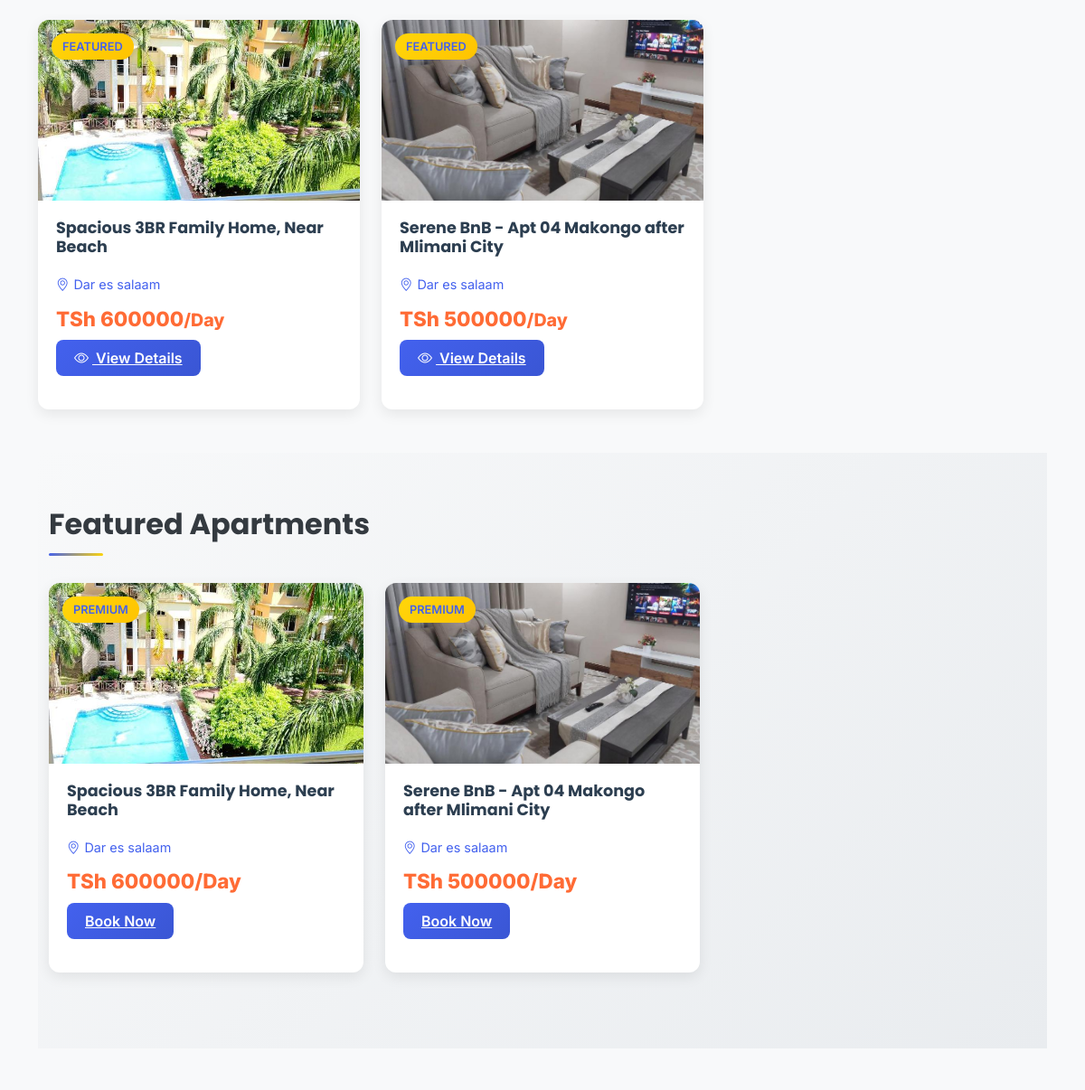
Before: /apartments/ (middle part) with the older database file.
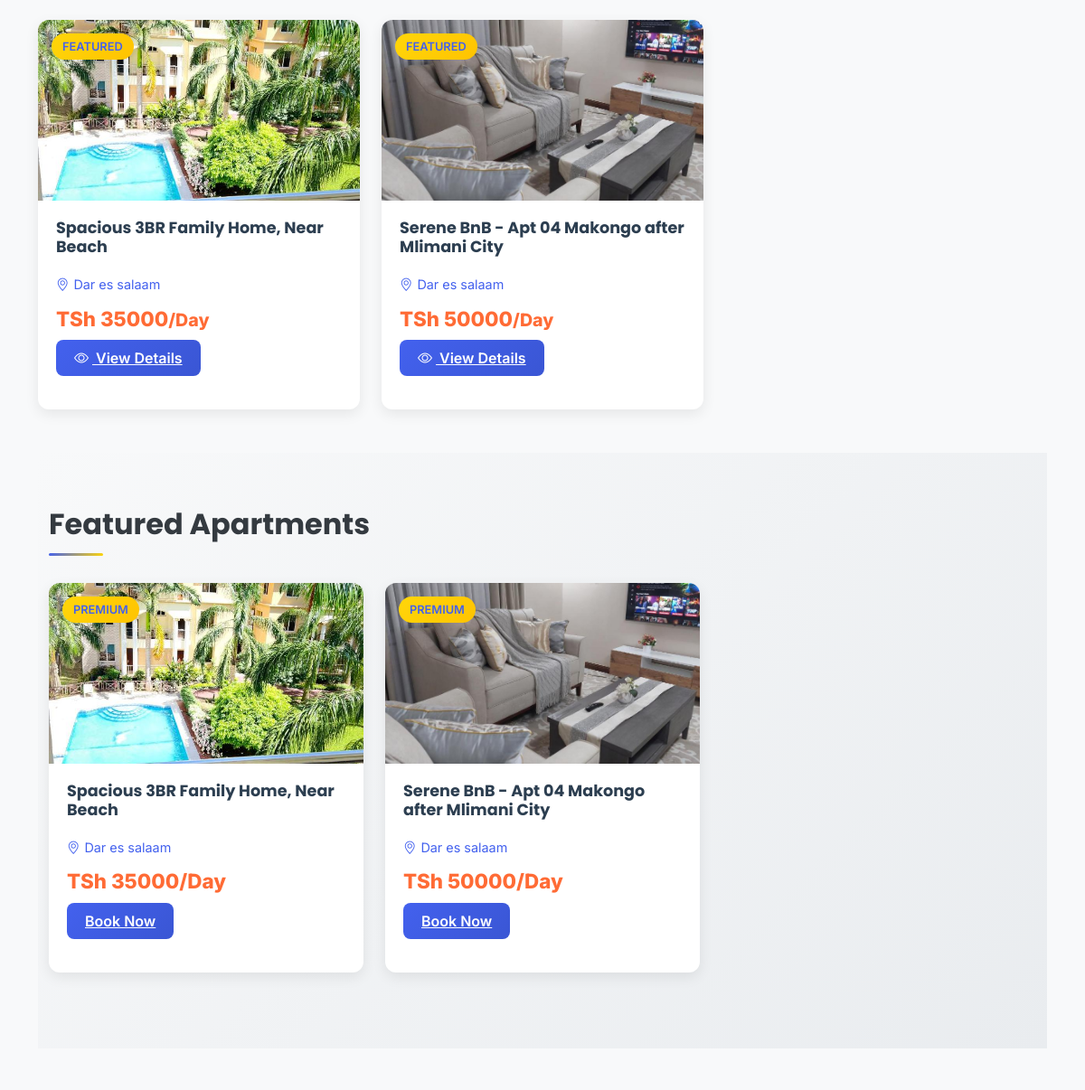
After: the same page with the newer database file.
### makazi/models.py (models this page shows, shortened)
class Apartment(models.Model):
    APARTMENT_TYPES = [
        ('studio', 'Studio'),
        ('1bed', '1 Bedroom'),
        ('2bed', '2 Bedrooms'),
        ('3bed', '3 Bedrooms'),
        ('penthouse', 'Penthouse'),
        ('duplex', 'Duplex'),
    ]
    AMENITIES_CHOICES = [
        ('wifi', 'Wi-Fi'),
        ('parking', 'Parking'),
        ('pool', 'Swimming Pool'),
        ('gym', 'Gym'),
        ('security', '24/7 Security'),
        ('elevator', 'Elevator'),
        ('ac', 'Air Conditioning'),
        ('heating', 'Heating'),
        ('laundry', 'Laundry Facilities'),
        ('balcony', 'Balcony'),
        ('garden', 'Garden'),
        ('playground', 'Playground'),
    ]
    title = models.CharField(max_length=200)
    description = models.TextField()
    location = models.CharField(max_length=200, db_index=True)
    address = models.TextField()
    apartment_type = models.CharField(max_length=50, choices=APARTMENT_TYPES)
    price_per_month = models.DecimalField(max_digits=10, decimal_places=2)
    security_deposit = models.DecimalField(max_digits=10, decimal_places=2, default=0)
    maintenance_fee = models.DecimalField(max_digits=10, decimal_places=2, default=0)
    total_rooms = models.IntegerField(default=1)
    bedrooms = models.IntegerField(default=1)
    bathrooms = models.IntegerField(default=1)
    area_sqft = models.IntegerField()
    floor_number = models.IntegerField(default=1)
    total_floors = models.IntegerField(default=1)
    amenities = models.JSONField(default=list, blank=True)
    main_image = models.ImageField(upload_to='apartments/main/', null=True, blank=True)
    image_1 = models.ImageField(upload_to='apartments/', null=True, blank=True)
    image_2 = models.ImageField(upload_to='apartments/', null=True, blank=True)
    image_3 = models.ImageField(upload_to='apartments/', null=True, blank=True)
    image_4 = models.ImageField(upload_to='apartments/', null=True, blank=True)
    owner_name = models.CharField(max_length=100)
    owner_phone = models.CharField(max_length=20)
    owner_email = models.EmailField(blank=True)
    is_available = models.BooleanField(default=True)
    is_featured = models.BooleanField(default=False)
    is_verified = models.BooleanField(default=False)
    created_at = models.DateTimeField(auto_now_add=True)
    updated_at = models.DateTimeField(auto_now=True)
    latitude = models.DecimalField(max_digits=9, decimal_places=6, null=True, blank=True)
    longitude = models.DecimalField(max_digits=9, decimal_places=6, null=True, blank=True)
    class Meta:
        ordering = ['-created_at']
        indexes = [
            models.Index(fields=['location']),
            models.Index(fields=['price_per_month']),
            models.Index(fields=['is_available']),
            models.Index(fields=['is_featured']),
            models.Index(fields=['created_at']),
        ]

### makazi/views.py (the view, shortened to what this page needs)
# urls.py: path('apartments/', apartments_list, name='apartments_list'),
def apartments_list(request):
    apartments = Apartment.objects.filter(is_available=True)
    filter_form = ApartmentFilterForm(request.GET)
    if filter_form.is_valid():
        data = filter_form.cleaned_data
        if data.get('location'):
            apartments = apartments.filter(
                Q(location__icontains=data['location']) |
                Q(address__icontains=data['location'])
            )
        if data.get('apartment_type'):
            apartments = apartments.filter(apartment_type=data['apartment_type'])
        if data.get('min_price'):
            apartments = apartments.filter(price_per_month__gte=data['min_price'])
        if data.get('max_price'):
            apartments = apartments.filter(price_per_month__lte=data['max_price'])
        if data.get('amenities'):
            for amenity in data['amenities']:
                apartments = apartments.filter(amenities__contains=amenity)
    sort_by = request.GET.get('sort', '-created_at')
    valid_sorts = ['price_per_month', '-price_per_month', 'created_at', '-created_at',
                   'bedrooms', '-bedrooms', 'area_sqft', '-area_sqft']
    if sort_by in valid_sorts:
        apartments = apartments.order_by(sort_by)
    else:
        apartments = apartments.order_by('-created_at')
    featured_apartments = apartments.filter(is_featured=True)[:3]
    popular_locations = Apartment.objects.values('location').annotate(
        count=Count('id')
    ).order_by('-count')[:10]
    paginator = Paginator(apartments, 12)
    page_number = request.GET.get('page')
    page_obj = paginator.get_page(page_number)
    context = {
        'apartments': page_obj,
        'featured_apartments': featured_apartments,
        'filter_form': filter_form,
        'popular_locations': popular_locations,
        'total_apartments': apartments.count(),
        'sort_by': sort_by,
    }
    return render(request, 'apartments/list.html', context)

### makazi/context_processors.py (called while the page is built)
def global_data(request):
    try:
        popular_locations = Scrape_MakaziListing.objects.values(
            'location'
        ).annotate(
            count=Count('id')
        ).order_by('-count')[:8]
    except:
        popular_locations = []
    return {
        'popular_locations': popular_locations,
        'site_name': 'NyumbaFasta',
        'site_description': 'Pata nyumba na makao bora Tanzania',
    }

### templates/apartments/list.html (shortened to what this page needs)
{% extends 'base.html' %}
{% load static %}
{% block content %}
<section class="py-5">
    <div class="container">
        <div class="row">
            {% for apartment in apartments %}
            <div class="col-lg-4 col-md-6">
                <div class="apartment-card">
                    <div class="apartment-image">
                        {% if apartment.main_image %}
                            <img src="{{ apartment.main_image.url }}" alt="{{ apartment.title }}">
                        {% else %}
                            <div class="no-image-placeholder">
                                <i class="bi bi-building"></i>
                                <small>No Image</small>
                            </div>
                        {% endif %}
                        {% if apartment.is_featured %}
                        <div class="apartment-badge">FEATURED</div>
                        {% endif %}
                    </div>
                    <div class="apartment-content">
                        <h5 class="apartment-title">{{ apartment.title }}</h5>
                        <div class="apartment-location">
                            <i class="bi bi-geo-alt"></i>
                            <span>{{ apartment.location }}</span>
                        </div>
                        <div class="apartment-price">
                            TSh {{ apartment.price_per_month|floatformat:0 }}<small>/Day</small>
                        </div>
                        <a href="{% url 'makazi:apartment_detail' apartment.pk %}" class="view-details-btn">
                            <i class="bi bi-eye me-1"></i> View Details
                        </a>
                    </div>
                </div>
            </div>
            {% endfor %}
        </div>
        {% if featured_apartments %}
        <section class="featured-section mt-5">
            <div class="container">
                <h2 class="section-title">Featured Apartments</h2>
                <div class="row">
                    {% for apartment in featured_apartments %}
                    <div class="col-md-4 mb-4">
                        <div class="apartment-card">
                            <div class="apartment-image">
                                {% if apartment.main_image %}
                                    <img src="{{ apartment.main_image.url }}" alt="{{ apartment.title }}">
                                {% else %}
                                    <div class="no-image-placeholder">
                                        <i class="bi bi-building"></i>
                                        <small>No Image</small>
                                    </div>
                                {% endif %}
                                <div class="apartment-badge">PREMIUM</div>
                            </div>
                            <div class="apartment-content">
                                <h5 class="apartment-title">{{ apartment.title }}</h5>
                                <div class="apartment-location">
                                    <i class="bi bi-geo-alt"></i>
                                    <span>{{ apartment.location }}</span>
                                </div>
                                <div class="apartment-price">
                                    TSh {{ apartment.price_per_month|floatformat:0 }}/Day
                                </div>
                                <a href="{% url 'makazi:apartment_detail' apartment.pk %}" class="view-details-btn">
                                    Book Now
                                </a>
                            </div>
                        </div>
                    </div>
                    {% endfor %}
                </div>
            </div>
        </section>
        {% endif %}
    </div>
</section>
{% endblock %}

Changed rows visible on the page:
changed Apartment "Spacious 3BR Family Home, Near Beach": price_per_month "600000" → "35000"
changed Apartment "Serene BnB - Apt 04 Makongo after Mlimani City": price_per_month "500000" → "50000"
